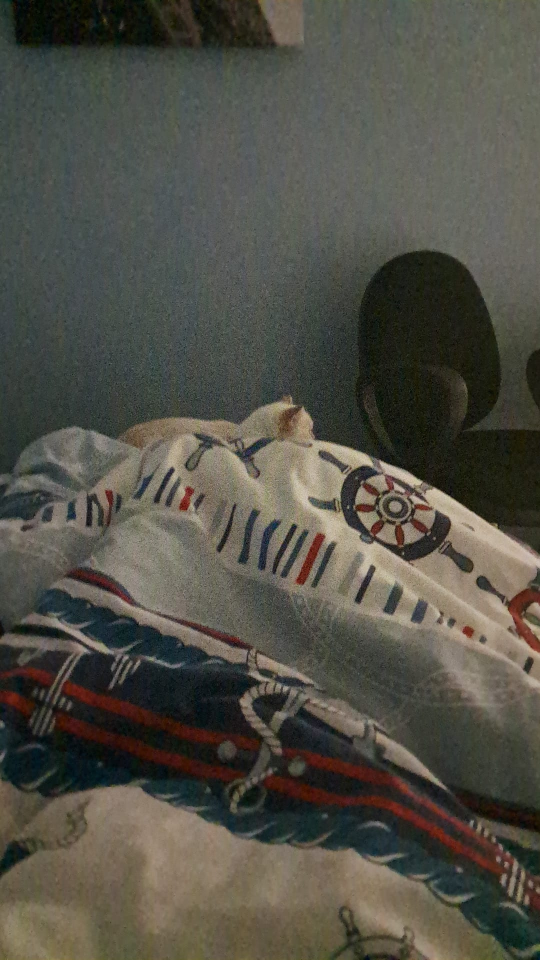
#> input picture Photos/nekochanbeddo.jpg, 1080 x 1920 px (shown at 1/2 size)
$ python schemePairing.py
#> lines starting #> are read from the running program, lines starting #| are printed output that depends on the picture; after the words box and inside, x2 and y2 are one past the last pixel; in counts of white or black regions, pixels touching at a corner belong together
### openFuncs.py
import matplotlib.pyplot as plt
import matplotlib
import numpy as np
import cv2 as cv


def kitty():
    matplotlib.use("module://matplotlib-backend-kitty")


def imshow(img: np.ndarray, cmap=""):
    plt.figure()
    if cmap != "":
        plt.imshow(img, cmap=cmap)
    else:
        plt.imshow(img)
    plt.axis("off")
    plt.show()


# [65 lines left out: functions saveVideo, imResize, vishow, not called in this run]

### schemePairing.py
import cv2 as cv
import openFuncs as of
import numpy as np


def main():
    imgOrj: np.ndarray = cv.imread("Photos/nekochanbeddo.jpg")
#> imgOrj is the input picture: shape (1920, 1080, 3); mean B, G, R 70.4, 79.8, 81.6
    img: np.ndarray = cv.imread("Photos/nekochanbeddo.jpg", 0)
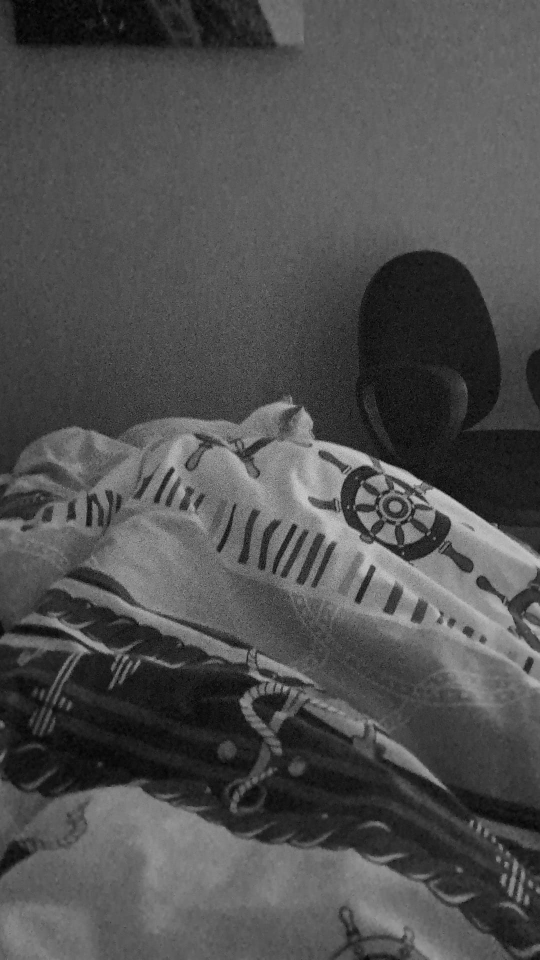
#> img: shape (1920, 1080) (shown at 1/2 size); min 0, max 222, mean 79.3
    msk: np.ndarray = cv.imread("Photos/neko.jpg", 0)
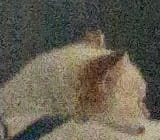
#> input picture Photos/neko.jpg, 160 x 140 px
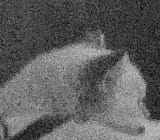
#> msk: shape (140, 160); min 3, max 198, mean 94.7
    h, w = msk.shape
#> h = 140; w = 160
    green = (0, 255, 0)

    methods = [
        cv.TM_CCOEFF,
        # cv.TM_CCOEFF_NORMED,
        # cv.TM_CCORR,
        # cv.TM_CCORR_NORMED,
        # cv.TM_SQDIFF,
        # cv.TM_SQDIFF_NORMED,
    ]

    for method in methods:
        res = cv.matchTemplate(img, msk, method)

        minVal, maxVal, minLoc, maxLoc = cv.minMaxLoc(res)

        if method in [cv.TM_SQDIFF, cv.TM_SQDIFF_NORMED]:
            topLeft = minLoc
        else:
            topLeft = maxLoc

        bottomRight = (topLeft[0] + w, topLeft[1] + h)

        cv.rectangle(imgOrj, topLeft, bottomRight, green, 2)

        of.imshow(res, "gray")
        of.imshow(img, "gray")
#> this loop made 1 pass
#> (minVal, maxVal, minLoc, topLeft, bottomRight) on pass 1: (-18868272, 33599612, (776, 454), (480, 760), (640, 900))
#> pass 1, in main, `res = cv.matchTemplate(img, msk, method)`:
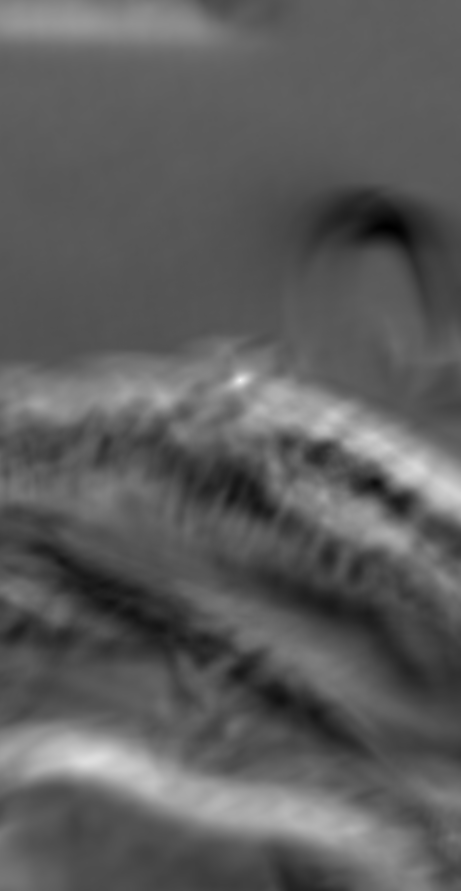
#> res: shape (1781, 921) float32 (shown at 1/2 size); min -18868272, max 33599612, mean 335357.3; drawn with min black and max white
#> after the loop:
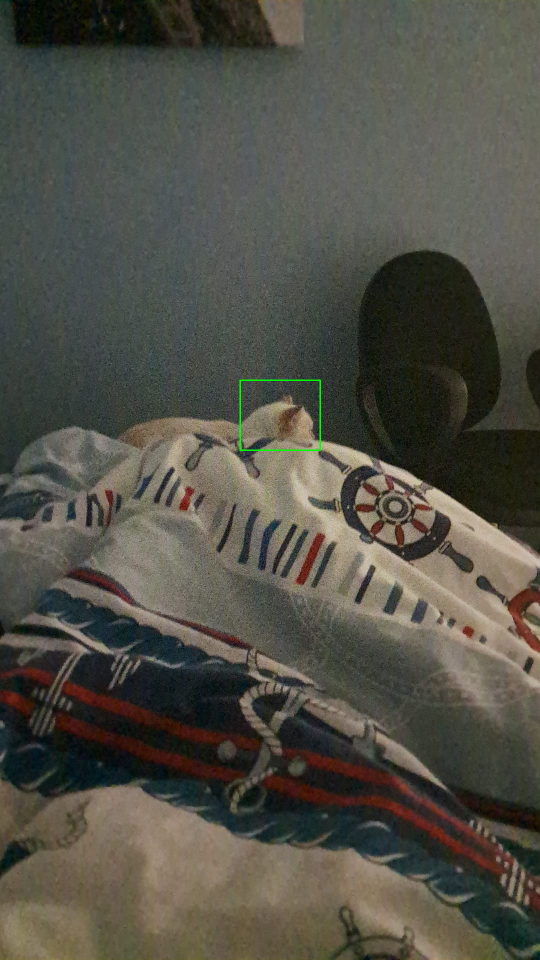
#> imgOrj: shape (1920, 1080, 3) (shown at 1/2 size); 0.09% of pixels changed, all inside (x1, y1, x2, y2) = (479, 759, 642, 902)

    theRes = cv.cvtColor(imgOrj, cv.COLOR_BGR2RGB)
    of.imshow(theRes)


if __name__ == "__main__":
    main()
